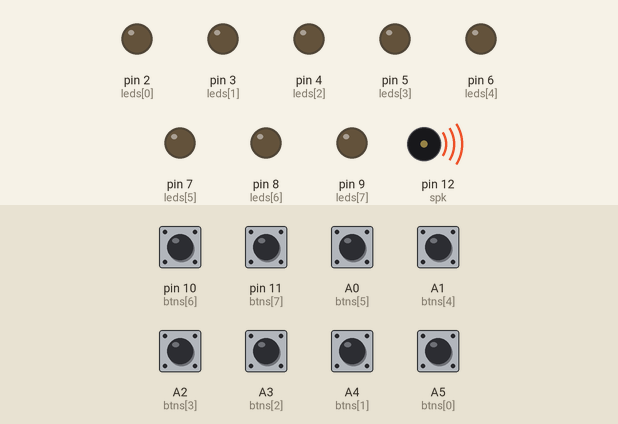
Recording of a sketch running on a simulated Arduino Uno, built with avr-gcc and run on an emulated ATmega328P. Parts: output pins drawn as LEDs (lit = HIGH), buzzer (waves = sounding). The test bench sets the inputs (shaded band); at power-on: A0 (btns[5]), A1 (btns[4]), A2 (btns[3]), A3 (btns[2]), A4 (btns[1]), A5 (btns[0]), pin 10 (btns[6]), pin 11 (btns[7]) LOW.

Above: at 1.2 s.
1.3 s: pin 10 (btns[6]) pulled HIGH for 1 s
At 2.9 s:
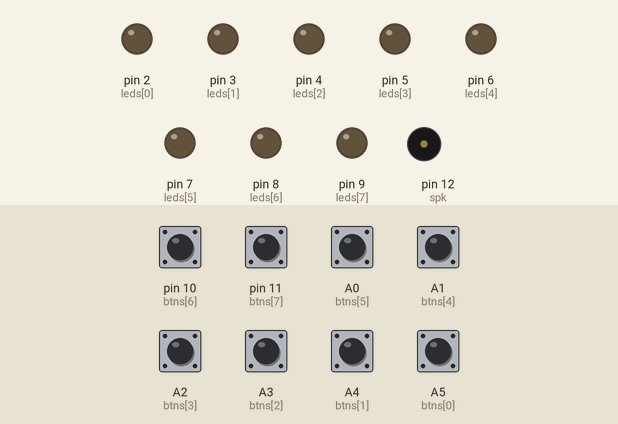
4.3 s: pin 11 (btns[7]) pulled HIGH for 0.15 s
At 4.37 s:
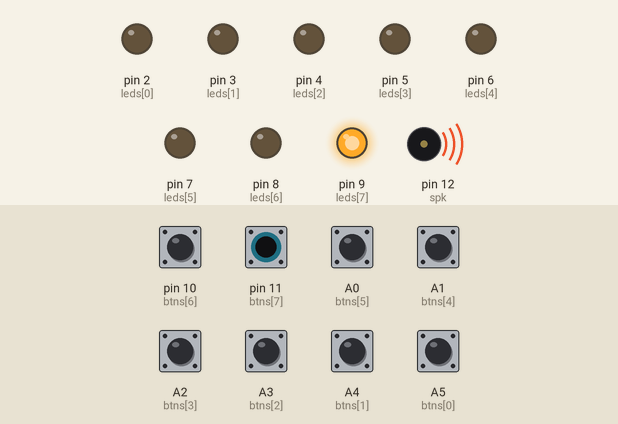
5.9 s: A0 (btns[5]) pulled HIGH for 0.15 s
At 5.98 s:
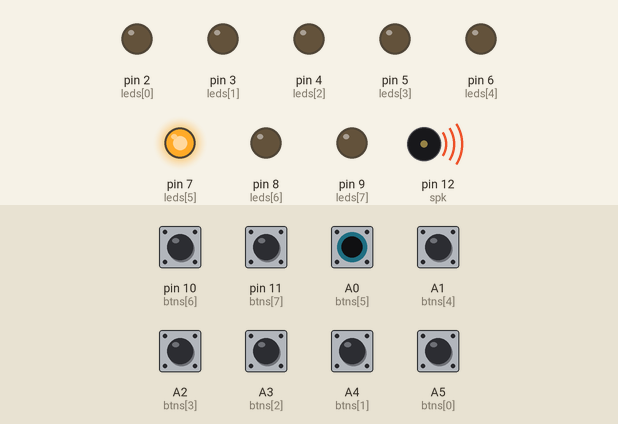
7.5 s: A1 (btns[4]) pulled HIGH for 0.15 s
At 7.58 s:
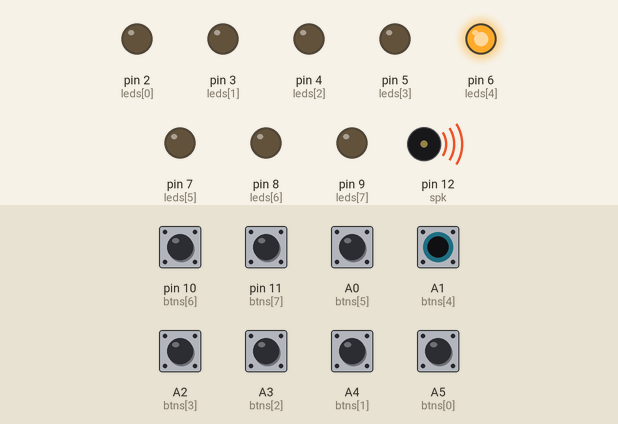
9.1 s: A2 (btns[3]) pulled HIGH for 0.15 s
At 9.18 s:
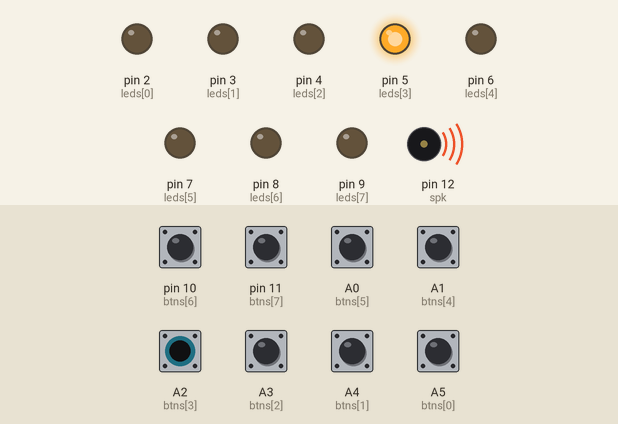
10.7 s: A3 (btns[2]) pulled HIGH for 0.15 s
At 10.78 s:
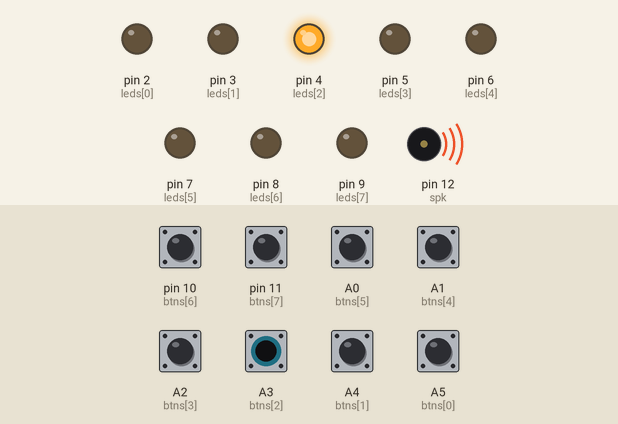
Timing chart, 0 to 13.3 s (numbered marks = the images above; inputs shaded):
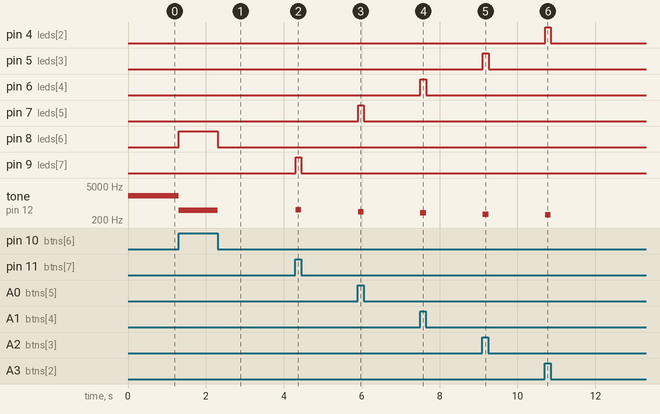

Measured:
- after the input at 1.3 s, pin 8 (leds[6]): LOW → HIGH at once, → LOW 1.0 s later; tone on pin 12 (spk): 2000 Hz → 493 Hz at once, → silent 1.0 s later
- after the input at 4.3 s, pin 9 (leds[7]): LOW → HIGH at once, → LOW 0.15 s later; tone on pin 12 (spk): silent → 523 Hz at once, → silent 0.15 s later
- after the input at 5.9 s, pin 7 (leds[5]): LOW → HIGH at once, → LOW 0.15 s later; tone on pin 12 (spk): silent → 440 Hz at once, → silent 0.15 s later
- after the input at 7.5 s, pin 6 (leds[4]): LOW → HIGH at once, → LOW 0.15 s later; tone on pin 12 (spk): silent → 392 Hz at once, → silent 0.15 s later
- after the input at 9.1 s, pin 5 (leds[3]): LOW → HIGH at once, → LOW 0.15 s later; tone on pin 12 (spk): silent → 349 Hz at once, → silent 0.15 s later
- after the input at 10.7 s, pin 4 (leds[2]): LOW → HIGH at once, → LOW 0.15 s later; tone on pin 12 (spk): silent → 330 Hz at once, → silent 0.15 s later

The sketch:

piano.ino
```cpp
// button pins
const int btns[] = {A5, A4, A3, A2, A1, A0, 10, 11};

// led pins
const int leds[] = {2, 3, 4, 5, 6, 7, 8, 9};

// speaker pin
const int spk = 12;
// frequencies in an octave [Sa, Re, Ga, Ma ...]
int freq[] = {262, 294, 330, 349, 392, 440, 493, 523};

void setup() {
    for (int i=0; i<8; i++) {
        pinMode(btns[i], INPUT);
        pinMode(leds[i], OUTPUT);
    }
    pinMode(spk, OUTPUT);
    tone(spk, 2000);
}

void loop() {
    int btnPressed = 0;
    for (int i=0; i<8; i++) {
        if (digitalRead(btns[i]) == HIGH) {
            btnPressed = 1;
            tone(spk, freq[i], 50);
            digitalWrite(leds[i], HIGH);
            delay(50);
            digitalWrite(leds[i], LOW);
            noTone(spk);
        }
    }
    if (!btnPressed) {
        delay(50);
    }
}
```
